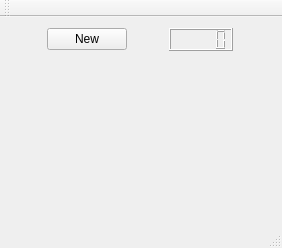
<?xml version="1.0" encoding="UTF-8"?>
<ui version="4.0">
 <class>MainWindow</class>
 <widget class="QMainWindow" name="MainWindow">
  <property name="geometry">
   <rect>
    <x>0</x>
    <y>0</y>
    <width>282</width>
    <height>248</height>
   </rect>
  </property>
  <property name="windowTitle">
   <string>MainWindow</string>
  </property>
  <widget class="QWidget" name="centralWidget">
   <property name="sizePolicy">
    <sizepolicy hsizetype="Maximum" vsizetype="Maximum">
     <horstretch>0</horstretch>
     <verstretch>0</verstretch>
    </sizepolicy>
   </property>
   <layout class="QGridLayout" name="gridLayout_3">
    <item row="0" column="0">
     <layout class="QVBoxLayout" name="verticalLayout">
      <property name="spacing">
       <number>10</number>
      </property>
      <property name="sizeConstraint">
       <enum>QLayout::SetMaximumSize</enum>
      </property>
      <item>
       <layout class="QHBoxLayout" name="horizontalLayout">
        <property name="sizeConstraint">
         <enum>QLayout::SetMaximumSize</enum>
        </property>
        <item>
         <widget class="QPushButton" name="pushButton">
          <property name="sizePolicy">
           <sizepolicy hsizetype="Fixed" vsizetype="Fixed">
            <horstretch>0</horstretch>
            <verstretch>0</verstretch>
           </sizepolicy>
          </property>
          <property name="text">
           <string>New</string>
          </property>
         </widget>
        </item>
        <item>
         <widget class="QLCDNumber" name="lcdNumber">
          <property name="enabled">
           <bool>true</bool>
          </property>
          <property name="sizePolicy">
           <sizepolicy hsizetype="Fixed" vsizetype="Fixed">
            <horstretch>0</horstretch>
            <verstretch>0</verstretch>
           </sizepolicy>
          </property>
         </widget>
        </item>
       </layout>
      </item>
      <item>
       <widget class="Field" name="widget" native="true">
        <property name="sizePolicy">
         <sizepolicy hsizetype="Preferred" vsizetype="Preferred">
          <horstretch>0</horstretch>
          <verstretch>0</verstretch>
         </sizepolicy>
        </property>
        <property name="minimumSize">
         <size>
          <width>0</width>
          <height>113</height>
         </size>
        </property>
        <property name="rows" stdset="0">
         <number>50</number>
        </property>
        <property name="columns" stdset="0">
         <number>70</number>
        </property>
       </widget>
      </item>
     </layout>
    </item>
   </layout>
  </widget>
  <widget class="QMenuBar" name="menuBar">
   <property name="geometry">
    <rect>
     <x>0</x>
     <y>0</y>
     <width>282</width>
     <height>21</height>
    </rect>
   </property>
  </widget>
  <widget class="QToolBar" name="mainToolBar">
   <attribute name="toolBarArea">
    <enum>TopToolBarArea</enum>
   </attribute>
   <attribute name="toolBarBreak">
    <bool>false</bool>
   </attribute>
  </widget>
  <widget class="QStatusBar" name="statusBar"/>
 </widget>
 <layoutdefault spacing="6" margin="11"/>
 <customwidgets>
  <customwidget>
   <class>Field</class>
   <extends>QWidget</extends>
   <header>field.h</header>
   <container>1</container>
   <slots>
    <signal>signalNewGame()</signal>
    <signal>setCount(int)</signal>
    <slot>slotNewGame()</slot>
   </slots>
  </customwidget>
 </customwidgets>
 <resources/>
 <connections>
  <connection>
   <sender>widget</sender>
   <signal>signalNewGame()</signal>
   <receiver>widget</receiver>
   <slot>slotNewGame()</slot>
   <hints>
    <hint type="sourcelabel">
     <x>271</x>
     <y>108</y>
    </hint>
    <hint type="destinationlabel">
     <x>271</x>
     <y>147</y>
    </hint>
   </hints>
  </connection>
  <connection>
   <sender>pushButton</sender>
   <signal>clicked()</signal>
   <receiver>widget</receiver>
   <slot>slotNewGame()</slot>
   <hints>
    <hint type="sourcelabel">
     <x>123</x>
     <y>72</y>
    </hint>
    <hint type="destinationlabel">
     <x>137</x>
     <y>181</y>
    </hint>
   </hints>
  </connection>
  <connection>
   <sender>widget</sender>
   <signal>setCount(int)</signal>
   <receiver>lcdNumber</receiver>
   <slot>display(int)</slot>
   <hints>
    <hint type="sourcelabel">
     <x>168</x>
     <y>131</y>
    </hint>
    <hint type="destinationlabel">
     <x>211</x>
     <y>73</y>
    </hint>
   </hints>
  </connection>
 </connections>
</ui>
